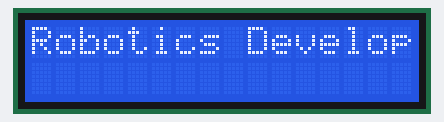
A sketch run on a simulated Arduino Uno, built with avr-gcc and run on an emulated ATmega328P. On the bench: 16×2 character LCD.

Above: at 0.1 s.
At 1.24 s:
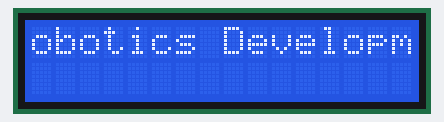
At 2.74 s:
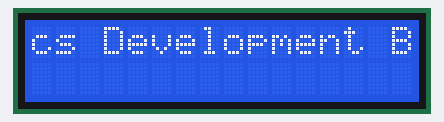
At 4.25 s:
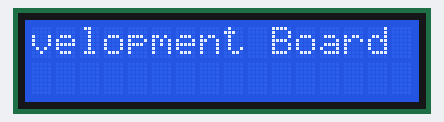
At 7.56 s:
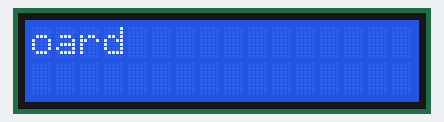
At 13.88 s:
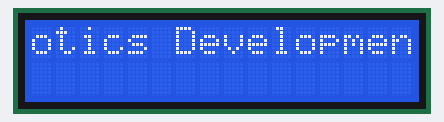

Measured:
- by itself, everything shown: repeats every 12.0 s, in 40 steps

The sketch:

LCD_I2C_INTERFACE.ino
```cpp
#include <Wire.h>
#include <LiquidCrystal_I2C.h>

// Set the LCD address to 0x27 for a 16 chars and 2 line display
LiquidCrystal_I2C lcd(0x27, 16, 2);


void setup()
{
  lcd.begin();                                // Initialize the LCD
  lcd.clear();
  lcd.print("Robotics Development Board");
  delay(1000);
}


void loop()
{
  lcd.scrollDisplayLeft();
  delay(300);
}
```
